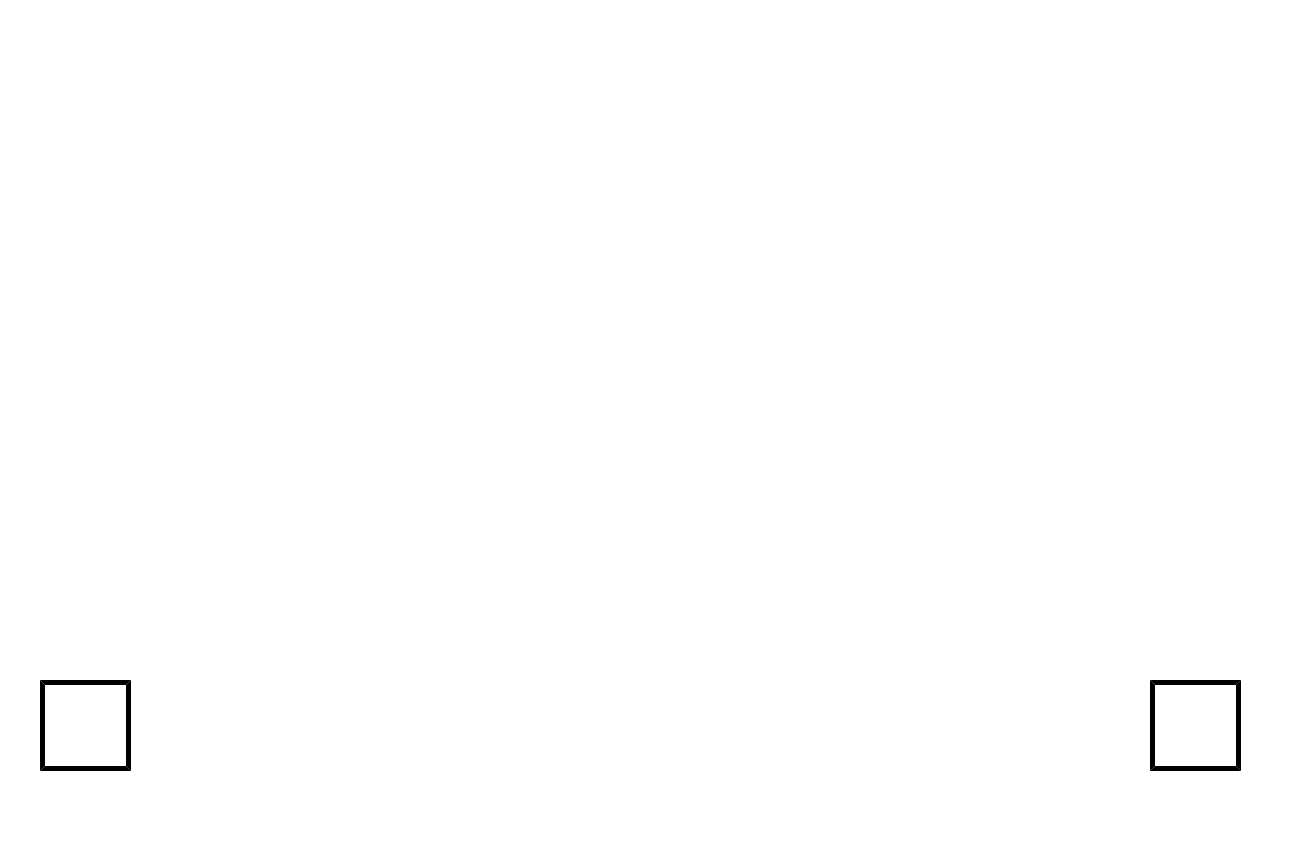
<?xml version="1.0" encoding="UTF-8"?>
<ui version="4.0">
 <class>mapa_de_riscos</class>
 <widget class="QMainWindow" name="mapa_de_riscos">
  <property name="geometry">
   <rect>
    <x>0</x>
    <y>0</y>
    <width>1290</width>
    <height>841</height>
   </rect>
  </property>
  <property name="minimumSize">
   <size>
    <width>1290</width>
    <height>841</height>
   </size>
  </property>
  <property name="maximumSize">
   <size>
    <width>1290</width>
    <height>841</height>
   </size>
  </property>
  <property name="windowTitle">
   <string>MainWindow</string>
  </property>
  <property name="styleSheet">
   <string notr="true">background-color: rgb(255, 255, 255);</string>
  </property>
  <property name="animated">
   <bool>true</bool>
  </property>
  <widget class="QWidget" name="centralwidget">
   <widget class="QLabel" name="Label_Borda">
    <property name="geometry">
     <rect>
      <x>0</x>
      <y>783</y>
      <width>1290</width>
      <height>18</height>
     </rect>
    </property>
    <property name="text">
     <string/>
    </property>
    <property name="pixmap">
     <pixmap>Imagens/Borda.png</pixmap>
    </property>
    <property name="scaledContents">
     <bool>true</bool>
    </property>
   </widget>
   <widget class="QPushButton" name="botao_home">
    <property name="geometry">
     <rect>
      <x>40</x>
      <y>680</y>
      <width>91</width>
      <height>91</height>
     </rect>
    </property>
    <property name="styleSheet">
     <string notr="true">
border-style: outset;
border-color: rgb(0, 0, 0);
border-width:5px;
font: 75 65pt &quot;Bosch Sans Bold&quot;;
border-radius: 0px;
background-color: rgb(255, 255, 255);
</string>
    </property>
    <property name="text">
     <string/>
    </property>
    <property name="icon">
     <iconset>
      <normaloff>imagens/Home.Documentos.png</normaloff>imagens/Home.Documentos.png</iconset>
    </property>
    <property name="iconSize">
     <size>
      <width>75</width>
      <height>75</height>
     </size>
    </property>
   </widget>
   <widget class="QLabel" name="label_imagem">
    <property name="geometry">
     <rect>
      <x>20</x>
      <y>-10</y>
      <width>1251</width>
      <height>681</height>
     </rect>
    </property>
    <property name="styleSheet">
     <string notr="true"/>
    </property>
    <property name="text">
     <string/>
    </property>
    <property name="pixmap">
     <pixmap>imagens/Mapa_de_riscos_01.png</pixmap>
    </property>
   </widget>
   <widget class="QPushButton" name="botao_seta">
    <property name="geometry">
     <rect>
      <x>1150</x>
      <y>680</y>
      <width>91</width>
      <height>91</height>
     </rect>
    </property>
    <property name="styleSheet">
     <string notr="true">
border-style: outset;
border-color: rgb(0, 0, 0);
border-width:5px;
font: 75 65pt &quot;Bosch Sans Bold&quot;;
border-radius: 0px;
background-color: rgb(255, 255, 255);
</string>
    </property>
    <property name="text">
     <string/>
    </property>
    <property name="icon">
     <iconset>
      <normaloff>imagens/Seta Preta para direita.png</normaloff>imagens/Seta Preta para direita.png</iconset>
    </property>
    <property name="iconSize">
     <size>
      <width>75</width>
      <height>75</height>
     </size>
    </property>
   </widget>
  </widget>
  <widget class="QMenuBar" name="menubar">
   <property name="geometry">
    <rect>
     <x>0</x>
     <y>0</y>
     <width>1290</width>
     <height>21</height>
    </rect>
   </property>
  </widget>
  <widget class="QStatusBar" name="statusbar"/>
 </widget>
 <resources/>
 <connections/>
</ui>
